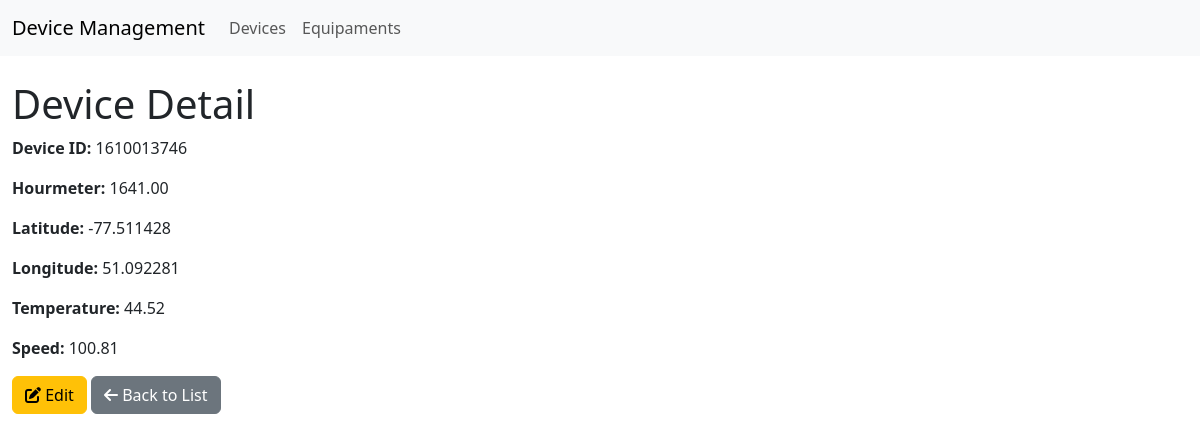
/device/1/, run on the app's committed database.
### api/models.py (models this page shows, shortened)
class Device(models.Model):
    device_id = models.CharField(max_length=20, unique=True)
    hourmeter = models.DecimalField(max_digits=20, decimal_places=2, default=Decimal('0.00'))
    latitude = models.DecimalField(max_digits=9, decimal_places=6, null=True, blank=True)
    longitude = models.DecimalField(max_digits=9, decimal_places=6, null=True, blank=True)
    temperature = models.DecimalField(max_digits=5, decimal_places=2, null=True, blank=True)
    speed = models.DecimalField(max_digits=5, decimal_places=2, null=True, blank=True)

### api/views.py (the view)
# urls.py: path('device/<int:id>/', device_detail, name='device_detail'),
def device_detail(request, id):
    device = get_object_or_404(Device, id=id)
    return render(request, 'device/device_detail.html', {'device': device})

### templates/device/device_detail.html (shortened to what this page needs)
{% extends 'base.html' %}
{% block content %}
<h1>Device Detail</h1>
<p><strong>Device ID:</strong> {{ device.device_id }}</p>
<p><strong>Hourmeter:</strong> {{ device.hourmeter }}</p>
<p><strong>Latitude:</strong> {{ device.latitude }}</p>
<p><strong>Longitude:</strong> {{ device.longitude }}</p>
<p><strong>Temperature:</strong> {{ device.temperature }}</p>
<p><strong>Speed:</strong> {{ device.speed }}</p>
<a href="{% url 'update_device' device.id %}" class="btn btn-warning"><i class="fas fa-edit"></i> Edit</a>
<a href="{% url 'device_list' %}" class="btn btn-secondary"><i class="fas fa-arrow-left"></i> Back to List</a>
{% endblock %}

### data on the page
Device: device_id "1610013746", hourmeter "1641.00", latitude "-77.511428", longitude "51.092281", temperature "44.52", speed "100.81"
